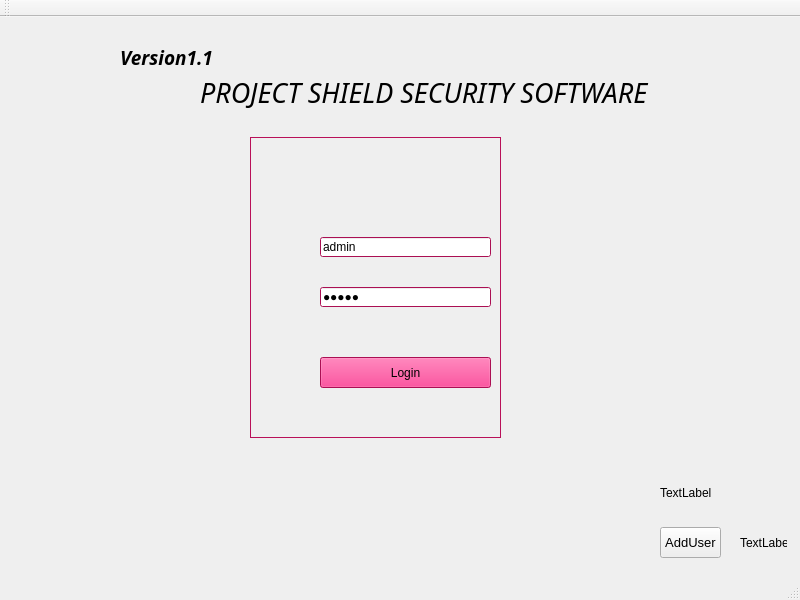
<?xml version="1.0" encoding="UTF-8"?>
<ui version="4.0">
 <class>MainWindow</class>
 <widget class="QMainWindow" name="MainWindow">
  <property name="geometry">
   <rect>
    <x>0</x>
    <y>0</y>
    <width>800</width>
    <height>600</height>
   </rect>
  </property>
  <property name="windowTitle">
   <string>MainWindow</string>
  </property>
  <property name="autoFillBackground">
   <bool>false</bool>
  </property>
  <widget class="QWidget" name="centralWidget">
   <widget class="QLabel" name="label">
    <property name="geometry">
     <rect>
      <x>0</x>
      <y>0</y>
      <width>47</width>
      <height>13</height>
     </rect>
    </property>
    <property name="text">
     <string/>
    </property>
   </widget>
   <widget class="QLabel" name="Version_Text">
    <property name="geometry">
     <rect>
      <x>120</x>
      <y>30</y>
      <width>111</width>
      <height>21</height>
     </rect>
    </property>
    <property name="font">
     <font>
      <family>Javanese Text</family>
      <pointsize>14</pointsize>
      <weight>75</weight>
      <italic>true</italic>
      <bold>true</bold>
     </font>
    </property>
    <property name="text">
     <string>Version1.1</string>
    </property>
   </widget>
   <widget class="QLabel" name="MainText">
    <property name="geometry">
     <rect>
      <x>200</x>
      <y>60</y>
      <width>561</width>
      <height>31</height>
     </rect>
    </property>
    <property name="font">
     <font>
      <family>Javanese Text</family>
      <pointsize>20</pointsize>
      <weight>50</weight>
      <italic>true</italic>
      <bold>false</bold>
     </font>
    </property>
    <property name="text">
     <string>PROJECT SHIELD SECURITY SOFTWARE</string>
    </property>
   </widget>
   <widget class="QLabel" name="AddUserLabel">
    <property name="geometry">
     <rect>
      <x>660</x>
      <y>440</y>
      <width>161</width>
      <height>71</height>
     </rect>
    </property>
    <property name="text">
     <string>TextLabel</string>
    </property>
   </widget>
   <widget class="QPushButton" name="AddUser_Button">
    <property name="geometry">
     <rect>
      <x>660</x>
      <y>510</y>
      <width>61</width>
      <height>31</height>
     </rect>
    </property>
    <property name="font">
     <font>
      <pointsize>10</pointsize>
      <weight>50</weight>
      <italic>false</italic>
      <bold>false</bold>
      <strikeout>false</strikeout>
     </font>
    </property>
    <property name="text">
     <string>AddUser</string>
    </property>
   </widget>
   <widget class="QFrame" name="frame">
    <property name="geometry">
     <rect>
      <x>250</x>
      <y>120</y>
      <width>251</width>
      <height>301</height>
     </rect>
    </property>
    <property name="palette">
     <palette>
      <active>
       <colorrole role="WindowText">
        <brush brushstyle="SolidPattern">
         <color alpha="255">
          <red>0</red>
          <green>0</green>
          <blue>0</blue>
         </color>
        </brush>
       </colorrole>
       <colorrole role="Button">
        <brush brushstyle="SolidPattern">
         <color alpha="255">
          <red>240</red>
          <green>21</green>
          <blue>116</blue>
         </color>
        </brush>
       </colorrole>
       <colorrole role="Light">
        <brush brushstyle="SolidPattern">
         <color alpha="255">
          <red>255</red>
          <green>127</green>
          <blue>183</blue>
         </color>
        </brush>
       </colorrole>
       <colorrole role="Midlight">
        <brush brushstyle="SolidPattern">
         <color alpha="255">
          <red>247</red>
          <green>74</green>
          <blue>149</blue>
         </color>
        </brush>
       </colorrole>
       <colorrole role="Dark">
        <brush brushstyle="SolidPattern">
         <color alpha="255">
          <red>120</red>
          <green>10</green>
          <blue>58</blue>
         </color>
        </brush>
       </colorrole>
       <colorrole role="Mid">
        <brush brushstyle="SolidPattern">
         <color alpha="255">
          <red>160</red>
          <green>14</green>
          <blue>77</blue>
         </color>
        </brush>
       </colorrole>
       <colorrole role="Text">
        <brush brushstyle="SolidPattern">
         <color alpha="255">
          <red>0</red>
          <green>0</green>
          <blue>0</blue>
         </color>
        </brush>
       </colorrole>
       <colorrole role="BrightText">
        <brush brushstyle="SolidPattern">
         <color alpha="255">
          <red>255</red>
          <green>255</green>
          <blue>255</blue>
         </color>
        </brush>
       </colorrole>
       <colorrole role="ButtonText">
        <brush brushstyle="SolidPattern">
         <color alpha="255">
          <red>0</red>
          <green>0</green>
          <blue>0</blue>
         </color>
        </brush>
       </colorrole>
       <colorrole role="Base">
        <brush brushstyle="SolidPattern">
         <color alpha="255">
          <red>255</red>
          <green>255</green>
          <blue>255</blue>
         </color>
        </brush>
       </colorrole>
       <colorrole role="Window">
        <brush brushstyle="SolidPattern">
         <color alpha="255">
          <red>240</red>
          <green>21</green>
          <blue>116</blue>
         </color>
        </brush>
       </colorrole>
       <colorrole role="Shadow">
        <brush brushstyle="SolidPattern">
         <color alpha="255">
          <red>0</red>
          <green>0</green>
          <blue>0</blue>
         </color>
        </brush>
       </colorrole>
       <colorrole role="AlternateBase">
        <brush brushstyle="SolidPattern">
         <color alpha="255">
          <red>247</red>
          <green>138</green>
          <blue>185</blue>
         </color>
        </brush>
       </colorrole>
       <colorrole role="ToolTipBase">
        <brush brushstyle="SolidPattern">
         <color alpha="255">
          <red>255</red>
          <green>255</green>
          <blue>220</blue>
         </color>
        </brush>
       </colorrole>
       <colorrole role="ToolTipText">
        <brush brushstyle="SolidPattern">
         <color alpha="255">
          <red>0</red>
          <green>0</green>
          <blue>0</blue>
         </color>
        </brush>
       </colorrole>
      </active>
      <inactive>
       <colorrole role="WindowText">
        <brush brushstyle="SolidPattern">
         <color alpha="255">
          <red>0</red>
          <green>0</green>
          <blue>0</blue>
         </color>
        </brush>
       </colorrole>
       <colorrole role="Button">
        <brush brushstyle="SolidPattern">
         <color alpha="255">
          <red>240</red>
          <green>21</green>
          <blue>116</blue>
         </color>
        </brush>
       </colorrole>
       <colorrole role="Light">
        <brush brushstyle="SolidPattern">
         <color alpha="255">
          <red>255</red>
          <green>127</green>
          <blue>183</blue>
         </color>
        </brush>
       </colorrole>
       <colorrole role="Midlight">
        <brush brushstyle="SolidPattern">
         <color alpha="255">
          <red>247</red>
          <green>74</green>
          <blue>149</blue>
         </color>
        </brush>
       </colorrole>
       <colorrole role="Dark">
        <brush brushstyle="SolidPattern">
         <color alpha="255">
          <red>120</red>
          <green>10</green>
          <blue>58</blue>
         </color>
        </brush>
       </colorrole>
       <colorrole role="Mid">
        <brush brushstyle="SolidPattern">
         <color alpha="255">
          <red>160</red>
          <green>14</green>
          <blue>77</blue>
         </color>
        </brush>
       </colorrole>
       <colorrole role="Text">
        <brush brushstyle="SolidPattern">
         <color alpha="255">
          <red>0</red>
          <green>0</green>
          <blue>0</blue>
         </color>
        </brush>
       </colorrole>
       <colorrole role="BrightText">
        <brush brushstyle="SolidPattern">
         <color alpha="255">
          <red>255</red>
          <green>255</green>
          <blue>255</blue>
         </color>
        </brush>
       </colorrole>
       <colorrole role="ButtonText">
        <brush brushstyle="SolidPattern">
         <color alpha="255">
          <red>0</red>
          <green>0</green>
          <blue>0</blue>
         </color>
        </brush>
       </colorrole>
       <colorrole role="Base">
        <brush brushstyle="SolidPattern">
         <color alpha="255">
          <red>255</red>
          <green>255</green>
          <blue>255</blue>
         </color>
        </brush>
       </colorrole>
       <colorrole role="Window">
        <brush brushstyle="SolidPattern">
         <color alpha="255">
          <red>240</red>
          <green>21</green>
          <blue>116</blue>
         </color>
        </brush>
       </colorrole>
       <colorrole role="Shadow">
        <brush brushstyle="SolidPattern">
         <color alpha="255">
          <red>0</red>
          <green>0</green>
          <blue>0</blue>
         </color>
        </brush>
       </colorrole>
       <colorrole role="AlternateBase">
        <brush brushstyle="SolidPattern">
         <color alpha="255">
          <red>247</red>
          <green>138</green>
          <blue>185</blue>
         </color>
        </brush>
       </colorrole>
       <colorrole role="ToolTipBase">
        <brush brushstyle="SolidPattern">
         <color alpha="255">
          <red>255</red>
          <green>255</green>
          <blue>220</blue>
         </color>
        </brush>
       </colorrole>
       <colorrole role="ToolTipText">
        <brush brushstyle="SolidPattern">
         <color alpha="255">
          <red>0</red>
          <green>0</green>
          <blue>0</blue>
         </color>
        </brush>
       </colorrole>
      </inactive>
      <disabled>
       <colorrole role="WindowText">
        <brush brushstyle="SolidPattern">
         <color alpha="255">
          <red>120</red>
          <green>10</green>
          <blue>58</blue>
         </color>
        </brush>
       </colorrole>
       <colorrole role="Button">
        <brush brushstyle="SolidPattern">
         <color alpha="255">
          <red>240</red>
          <green>21</green>
          <blue>116</blue>
         </color>
        </brush>
       </colorrole>
       <colorrole role="Light">
        <brush brushstyle="SolidPattern">
         <color alpha="255">
          <red>255</red>
          <green>127</green>
          <blue>183</blue>
         </color>
        </brush>
       </colorrole>
       <colorrole role="Midlight">
        <brush brushstyle="SolidPattern">
         <color alpha="255">
          <red>247</red>
          <green>74</green>
          <blue>149</blue>
         </color>
        </brush>
       </colorrole>
       <colorrole role="Dark">
        <brush brushstyle="SolidPattern">
         <color alpha="255">
          <red>120</red>
          <green>10</green>
          <blue>58</blue>
         </color>
        </brush>
       </colorrole>
       <colorrole role="Mid">
        <brush brushstyle="SolidPattern">
         <color alpha="255">
          <red>160</red>
          <green>14</green>
          <blue>77</blue>
         </color>
        </brush>
       </colorrole>
       <colorrole role="Text">
        <brush brushstyle="SolidPattern">
         <color alpha="255">
          <red>120</red>
          <green>10</green>
          <blue>58</blue>
         </color>
        </brush>
       </colorrole>
       <colorrole role="BrightText">
        <brush brushstyle="SolidPattern">
         <color alpha="255">
          <red>255</red>
          <green>255</green>
          <blue>255</blue>
         </color>
        </brush>
       </colorrole>
       <colorrole role="ButtonText">
        <brush brushstyle="SolidPattern">
         <color alpha="255">
          <red>120</red>
          <green>10</green>
          <blue>58</blue>
         </color>
        </brush>
       </colorrole>
       <colorrole role="Base">
        <brush brushstyle="SolidPattern">
         <color alpha="255">
          <red>240</red>
          <green>21</green>
          <blue>116</blue>
         </color>
        </brush>
       </colorrole>
       <colorrole role="Window">
        <brush brushstyle="SolidPattern">
         <color alpha="255">
          <red>240</red>
          <green>21</green>
          <blue>116</blue>
         </color>
        </brush>
       </colorrole>
       <colorrole role="Shadow">
        <brush brushstyle="SolidPattern">
         <color alpha="255">
          <red>0</red>
          <green>0</green>
          <blue>0</blue>
         </color>
        </brush>
       </colorrole>
       <colorrole role="AlternateBase">
        <brush brushstyle="SolidPattern">
         <color alpha="255">
          <red>240</red>
          <green>21</green>
          <blue>116</blue>
         </color>
        </brush>
       </colorrole>
       <colorrole role="ToolTipBase">
        <brush brushstyle="SolidPattern">
         <color alpha="255">
          <red>255</red>
          <green>255</green>
          <blue>220</blue>
         </color>
        </brush>
       </colorrole>
       <colorrole role="ToolTipText">
        <brush brushstyle="SolidPattern">
         <color alpha="255">
          <red>0</red>
          <green>0</green>
          <blue>0</blue>
         </color>
        </brush>
       </colorrole>
      </disabled>
     </palette>
    </property>
    <property name="frameShape">
     <enum>QFrame::StyledPanel</enum>
    </property>
    <property name="frameShadow">
     <enum>QFrame::Raised</enum>
    </property>
    <widget class="QLineEdit" name="UserName_LineEdit">
     <property name="geometry">
      <rect>
       <x>70</x>
       <y>100</y>
       <width>171</width>
       <height>20</height>
      </rect>
     </property>
     <property name="toolTip">
      <string>&lt;html&gt;&lt;head/&gt;&lt;body&gt;&lt;p&gt;Enter UserName&lt;/p&gt;&lt;/body&gt;&lt;/html&gt;</string>
     </property>
     <property name="text">
      <string>admin</string>
     </property>
    </widget>
    <widget class="QLineEdit" name="UserPassWord_LineEdit">
     <property name="geometry">
      <rect>
       <x>70</x>
       <y>150</y>
       <width>171</width>
       <height>20</height>
      </rect>
     </property>
     <property name="toolTip">
      <string>&lt;html&gt;&lt;head/&gt;&lt;body&gt;&lt;p&gt;Enter Password&lt;/p&gt;&lt;/body&gt;&lt;/html&gt;</string>
     </property>
     <property name="text">
      <string>admin</string>
     </property>
     <property name="echoMode">
      <enum>QLineEdit::Password</enum>
     </property>
    </widget>
    <widget class="QPushButton" name="LoginButton">
     <property name="geometry">
      <rect>
       <x>70</x>
       <y>220</y>
       <width>171</width>
       <height>31</height>
      </rect>
     </property>
     <property name="toolTip">
      <string>&lt;html&gt;&lt;head/&gt;&lt;body&gt;&lt;p&gt;Click Login IF&lt;/p&gt;&lt;p&gt;UserName and Password was set&lt;/p&gt;&lt;/body&gt;&lt;/html&gt;</string>
     </property>
     <property name="text">
      <string>Login</string>
     </property>
    </widget>
   </widget>
   <widget class="QLabel" name="Info_Label">
    <property name="geometry">
     <rect>
      <x>740</x>
      <y>510</y>
      <width>47</width>
      <height>31</height>
     </rect>
    </property>
    <property name="text">
     <string>TextLabel</string>
    </property>
   </widget>
  </widget>
  <widget class="QMenuBar" name="menuBar">
   <property name="geometry">
    <rect>
     <x>0</x>
     <y>0</y>
     <width>800</width>
     <height>21</height>
    </rect>
   </property>
  </widget>
  <widget class="QToolBar" name="mainToolBar">
   <attribute name="toolBarArea">
    <enum>TopToolBarArea</enum>
   </attribute>
   <attribute name="toolBarBreak">
    <bool>false</bool>
   </attribute>
  </widget>
  <widget class="QStatusBar" name="statusBar"/>
 </widget>
 <layoutdefault spacing="6" margin="11"/>
 <resources/>
 <connections/>
</ui>
